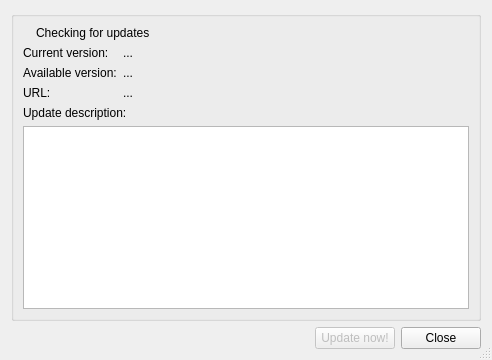
<?xml version="1.0" encoding="UTF-8"?>
<ui version="4.0">
 <class>UpdateDialog</class>
 <widget class="QDialog" name="UpdateDialog">
  <property name="geometry">
   <rect>
    <x>0</x>
    <y>0</y>
    <width>492</width>
    <height>360</height>
   </rect>
  </property>
  <property name="windowTitle">
   <string>Update</string>
  </property>
  <property name="sizeGripEnabled">
   <bool>true</bool>
  </property>
  <layout class="QVBoxLayout" name="verticalLayout_6">
   <item>
    <widget class="QGroupBox" name="groupBox">
     <property name="title">
      <string/>
     </property>
     <layout class="QVBoxLayout" name="verticalLayout_5">
      <item>
       <layout class="QHBoxLayout" name="horizontalLayout_3">
        <item>
         <widget class="QLabel" name="label_icon">
          <property name="sizePolicy">
           <sizepolicy hsizetype="Fixed" vsizetype="Preferred">
            <horstretch>0</horstretch>
            <verstretch>0</verstretch>
           </sizepolicy>
          </property>
          <property name="text">
           <string notr="true"/>
          </property>
          <property name="pixmap">
           <pixmap resource="resources/updater.qrc">:/icon/globe-green.png</pixmap>
          </property>
         </widget>
        </item>
        <item>
         <widget class="QLabel" name="label_title">
          <property name="text">
           <string>Checking for updates</string>
          </property>
         </widget>
        </item>
       </layout>
      </item>
      <item>
       <layout class="QHBoxLayout" name="horizontalLayout_2">
        <item>
         <layout class="QVBoxLayout" name="verticalLayout_3">
          <item>
           <layout class="QVBoxLayout" name="verticalLayout">
            <item>
             <widget class="QLabel" name="label_title_current">
              <property name="text">
               <string>Current version:</string>
              </property>
             </widget>
            </item>
            <item>
             <widget class="QLabel" name="label_title_available">
              <property name="text">
               <string>Available version:</string>
              </property>
             </widget>
            </item>
           </layout>
          </item>
          <item>
           <widget class="QLabel" name="label_title_url">
            <property name="text">
             <string>URL:</string>
            </property>
           </widget>
          </item>
         </layout>
        </item>
        <item>
         <layout class="QVBoxLayout" name="verticalLayout_4">
          <item>
           <layout class="QVBoxLayout" name="verticalLayout_2">
            <item>
             <widget class="QLabel" name="label_current">
              <property name="sizePolicy">
               <sizepolicy hsizetype="Expanding" vsizetype="Preferred">
                <horstretch>0</horstretch>
                <verstretch>0</verstretch>
               </sizepolicy>
              </property>
              <property name="text">
               <string notr="true">...</string>
              </property>
             </widget>
            </item>
            <item>
             <widget class="QLabel" name="label_available">
              <property name="sizePolicy">
               <sizepolicy hsizetype="Expanding" vsizetype="Preferred">
                <horstretch>0</horstretch>
                <verstretch>0</verstretch>
               </sizepolicy>
              </property>
              <property name="text">
               <string notr="true">...</string>
              </property>
             </widget>
            </item>
           </layout>
          </item>
          <item>
           <widget class="QLabel" name="label_url">
            <property name="text">
             <string notr="true">...</string>
            </property>
            <property name="scaledContents">
             <bool>true</bool>
            </property>
            <property name="wordWrap">
             <bool>true</bool>
            </property>
            <property name="openExternalLinks">
             <bool>true</bool>
            </property>
           </widget>
          </item>
         </layout>
        </item>
       </layout>
      </item>
      <item>
       <widget class="QLabel" name="label_description">
        <property name="text">
         <string>Update description:</string>
        </property>
       </widget>
      </item>
      <item>
       <widget class="QTextEdit" name="edit_description">
        <property name="enabled">
         <bool>true</bool>
        </property>
        <property name="readOnly">
         <bool>true</bool>
        </property>
        <property name="html">
         <string notr="true">&lt;!DOCTYPE HTML PUBLIC &quot;-//W3C//DTD HTML 4.0//EN&quot; &quot;http://www.w3.org/TR/REC-html40/strict.dtd&quot;&gt;
&lt;html&gt;&lt;head&gt;&lt;meta name=&quot;qrichtext&quot; content=&quot;1&quot; /&gt;&lt;style type=&quot;text/css&quot;&gt;
p, li { white-space: pre-wrap; }
&lt;/style&gt;&lt;/head&gt;&lt;body style=&quot; font-family:'MS Shell Dlg 2'; font-size:8.25pt; font-weight:400; font-style:normal;&quot;&gt;
&lt;p style=&quot;-qt-paragraph-type:empty; margin-top:0px; margin-bottom:0px; margin-left:0px; margin-right:0px; -qt-block-indent:0; text-indent:0px;&quot;&gt;&lt;br /&gt;&lt;/p&gt;&lt;/body&gt;&lt;/html&gt;</string>
        </property>
       </widget>
      </item>
     </layout>
    </widget>
   </item>
   <item>
    <layout class="QHBoxLayout" name="horizontalLayout">
     <item>
      <spacer name="horizontalSpacer">
       <property name="orientation">
        <enum>Qt::Horizontal</enum>
       </property>
       <property name="sizeHint" stdset="0">
        <size>
         <width>40</width>
         <height>20</height>
        </size>
       </property>
      </spacer>
     </item>
     <item>
      <widget class="QPushButton" name="button_update">
       <property name="enabled">
        <bool>false</bool>
       </property>
       <property name="text">
        <string>Update now!</string>
       </property>
      </widget>
     </item>
     <item>
      <widget class="QPushButton" name="button_close">
       <property name="text">
        <string>Close</string>
       </property>
      </widget>
     </item>
    </layout>
   </item>
  </layout>
 </widget>
 <resources>
  <include location="resources/updater.qrc"/>
 </resources>
 <connections/>
</ui>
